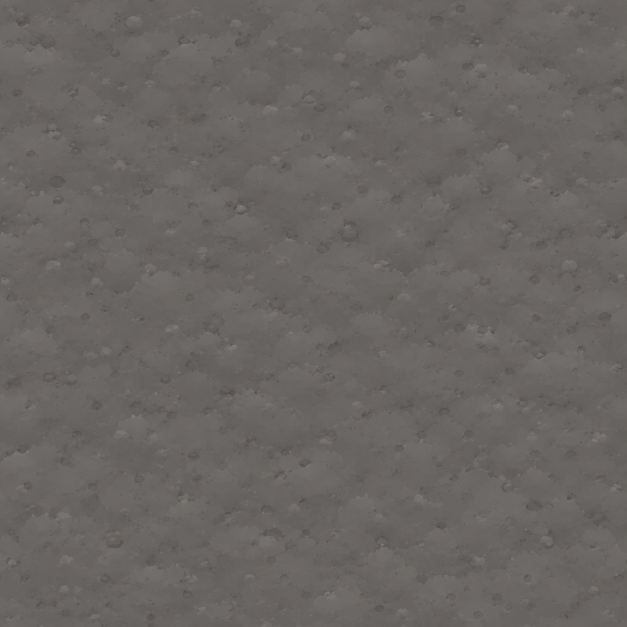
#> input picture art_src/ground/fog.png, 1254 x 1254 px (shown at 1/2 size)
$ python prepare.py
#> lines starting #> are read from the running program, lines starting #| are printed output that depends on the picture; after the words box and inside, x2 and y2 are one past the last pixel; in counts of white or black regions, pixels touching at a corner belong together
## Текстуры земли для игры: картинки ChatGPT → assets/ground/.
## - rock_1..3: серые пласты породы. Сшиты по обеим осям (бесшовные), уменьшены до 512 px,
##   яркость приведена к среднему MEAN — игра красит их цветом породы, умножая на цвет / MEAN.
## - fog: фактура неразведанной земли (картинка ChatGPT fog.png), одна на весь мир —
##   по ней нельзя угадать, что под землёй. Обрабатывается как rock_*.
## - grass_edge, snow_edge: кромка поверх земли. Обрезаны по рисунку, сшиты по горизонтали.
## Запуск: python3 art_src/ground/prepare.py  (нужны Pillow и numpy)
import os
import numpy as np
from PIL import Image

HERE = os.path.dirname(os.path.abspath(__file__))
OUT = os.path.join(HERE, '..', '..', 'assets', 'ground')
EDGE = 0.12      # доля размера на перетекание при сшивке
MEAN = 0.7       # средняя яркость текстуры породы (как в ChunkView.ROCK_MEAN)
REL_STD = 0.12   # разброс яркости относительно среднего — полосы видны, но не пестрят
FOG_REL_STD = 0.06   # туман занимает почти весь экран — фактура вдвое мягче
ROCK_SIZE = 512
# Кромки: (файл, строки рисунка от–до, строка «линии земли» в исходнике).
EDGES = [('grass_edge', 470, 646, 560), ('snow_edge', 588, 681, 630)]
EDGE_W = 1024    # ширина кромки в текстуре


def seam_x(a, e):
    """Бесшовность по x: первые e столбцов перетекают из столбцов за краем."""
    w = a.shape[1]
    out = a[:, :w - e].copy()
    t = (np.arange(e, dtype=np.float32) / e)
    t = t * t * (3 - 2 * t)
    t = t.reshape((1, e) + (1,) * (a.ndim - 2))
    out[:, :e] = a[:, w - e:] * (1 - t) + a[:, :e] * t
    return out


def rock(name):
#> called with name = 'fog'
    g = np.asarray(Image.open(os.path.join(HERE, name + '.png')).convert('L')).astype(np.float32) / 255.0
    n = min(g.shape)
#> n = 1254
    g = g[:n, :n]
    e = int(n * EDGE)
#> e = 150
    g = seam_x(g, e)
#> in seam_x, `out = a[:, :w - e].copy()`:
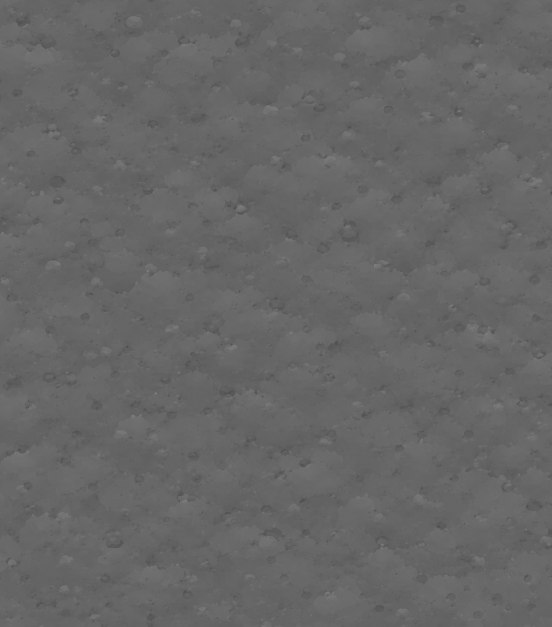
#> out: shape (1254, 1104) float32 (shown at 1/2 size); min 0.286, max 0.525, mean 0.401
#> in seam_x, `out[:, :e] = a[:, w - e:] * (1 - t) + a[:, :e] * t`: out: shape (1254, 1104) float32; 12.76% of pixels changed, all inside (x1, y1, x2, y2) = (0, 0, 150, 1254)
    g = seam_x(g.T, e).T
#> in seam_x (call 2), `out[:, :e] = a[:, w - e:] * (1 - t) + a[:, :e] * t`: out: shape (1104, 1104) float32; min 0.286, max 0.525, mean 0.401
#> g: shape (1104, 1104) float32
    m, s = g.mean(), g.std()
#> m = 0.401; s = 0.0151
    g = MEAN + (g - m) / s * (MEAN * (FOG_REL_STD if name == 'fog' else REL_STD))
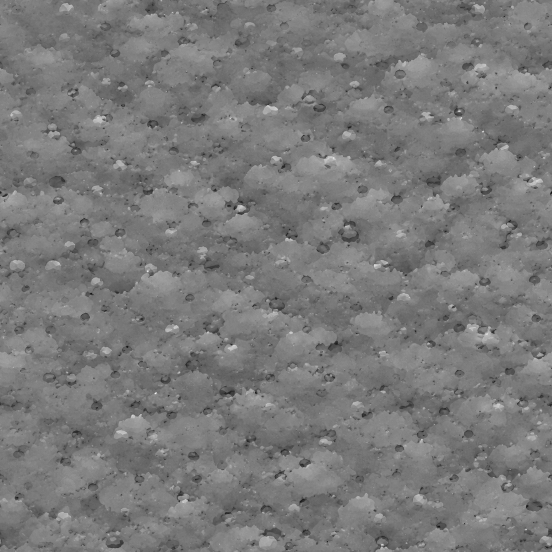
#> g: shape (1104, 1104) float32 (shown at 1/2 size); min 0.38, max 1.05, mean 0.7; drawn with min black and max white
    im = Image.fromarray((np.clip(g, 0, 1) * 255 + 0.5).astype(np.uint8)).resize((ROCK_SIZE, ROCK_SIZE), Image.LANCZOS)
    im.convert('RGB').save(os.path.join(OUT, name + '.png'))
    print(name, 'mean', round(float(m), 3), '->', MEAN)
#| fog mean 0.401 -> 0.7


def edge(name, y0, y1, line):
#> called with name = 'grass_edge', y0 = 470, y1 = 646, line = 560
    a = np.asarray(Image.open(os.path.join(HERE, name + '.png')).convert('RGBA')).astype(np.float32) / 255.0
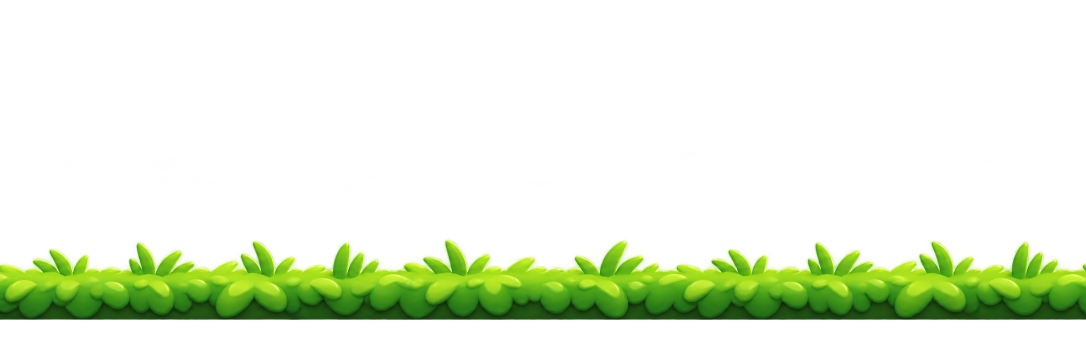
#> input picture art_src/ground/grass_edge.png, 2172 x 724 px (shown at 1/2 size)
    a = a[y0:y1]
#> a: shape (176, 2172, 4) float32
    a[..., :3] *= a[..., 3:4]      # смешиваем в премультиплицированном виде
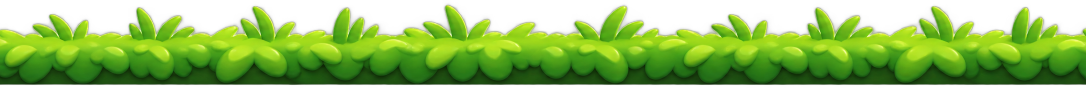
#> a: shape (176, 2172, 4) float32 (shown at 1/2 size); mean R, G, B, A 0.248, 0.413, 0.0706, 0.654; transparent parts drawn white
    a = seam_x(a, int(a.shape[1] * EDGE))
#> call 3 of seam_x, with e = 260
#> in seam_x (call 3), `out[:, :e] = a[:, w - e:] * (1 - t) + a[:, :e] * t`:
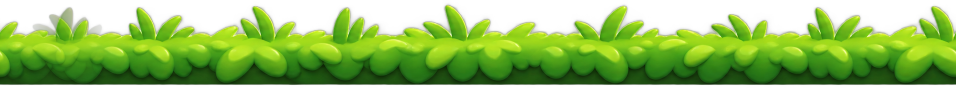
#> out: shape (176, 1912, 4) float32 (shown at 1/2 size); mean R, G, B, A 0.25, 0.416, 0.0709, 0.656; transparent parts drawn white
    al = a[..., 3:4]
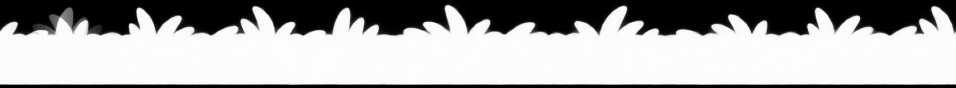
#> al: shape (176, 1912, 1) float32 (shown at 1/2 size); min 0, max 1, mean 0.658
    a[..., :3] = np.where(al > 1e-4, a[..., :3] / np.maximum(al, 1e-4), 0)
#> a: shape (176, 1912, 4) float32
    h = round(EDGE_W * a.shape[0] / a.shape[1])
#> h = 94
    im = Image.fromarray((np.clip(a, 0, 1) * 255 + 0.5).astype(np.uint8)).resize((EDGE_W, h), Image.LANCZOS)
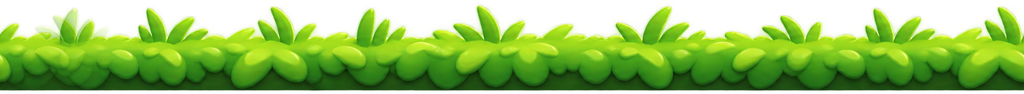
#> im: PIL image 1024x94 RGBA; mean R, G, B, A 83.4, 131.5, 23.1, 167.8; transparent parts drawn white
    im.save(os.path.join(OUT, name + '.png'))
    print(name, im.size, 'линия земли на доле высоты', round((line - y0) / (y1 - y0), 3))
#| grass_edge (1024, 94) линия земли на доле высоты 0.511


if __name__ == '__main__':
    os.makedirs(OUT, exist_ok=True)
    # rock_1..3 (полосатые пласты) в игре не используются — автору не понравились.
    for n in ('fog',):
        if os.path.exists(os.path.join(HERE, n + '.png')):
            rock(n)
    for e in EDGES:
        edge(*e)
#> pass 2 of the loop `for e in EDGES:`:
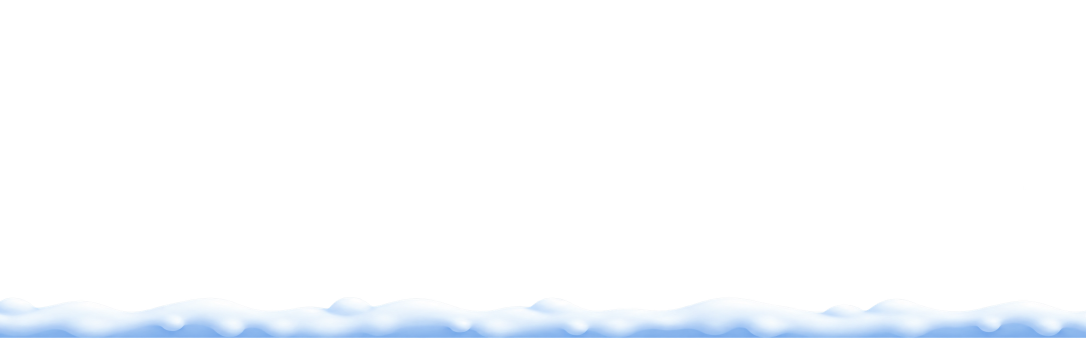
#> input picture art_src/ground/snow_edge.png, 2172 x 724 px (shown at 1/2 size)
#> in edge (call 2), `al = a[..., 3:4]`:
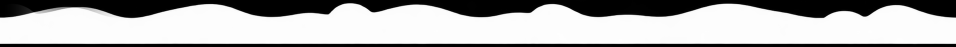
#> al: shape (93, 1912, 1) float32 (shown at 1/2 size); min 0, max 1, mean 0.692
#> in edge (call 2), `im = Image.fromarray((np.clip(a, 0, 1) * 255 + 0.5).astype(np.uint8))...`:
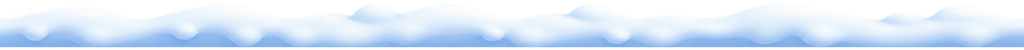
#> im: PIL image 1024x50 RGBA; mean R, G, B, A 163.7, 180, 197.7, 176.7; transparent parts drawn white
#| snow_edge (1024, 50) линия земли на доле высоты 0.452
